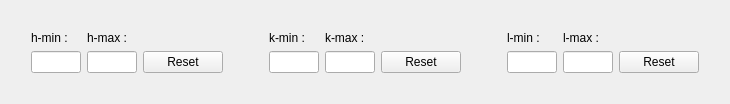
            <widget class="QWidget" name="tab_crop">
             <attribute name="title">
              <string>Crop</string>
             </attribute>
             <layout class="QGridLayout" name="gridLayout_8">
              <item row="2" column="10">
               <spacer name="verticalSpacer_27">
                <property name="orientation">
                 <enum>Qt::Vertical</enum>
                </property>
                <property name="sizeHint" stdset="0">
                 <size>
                  <width>20</width>
                  <height>40</height>
                 </size>
                </property>
               </spacer>
              </item>
              <item row="2" column="4">
               <spacer name="horizontalSpacer_23">
                <property name="orientation">
                 <enum>Qt::Horizontal</enum>
                </property>
                <property name="sizeHint" stdset="0">
                 <size>
                  <width>40</width>
                  <height>20</height>
                 </size>
                </property>
               </spacer>
              </item>
              <item row="2" column="7">
               <spacer name="horizontalSpacer_24">
                <property name="orientation">
                 <enum>Qt::Horizontal</enum>
                </property>
                <property name="sizeHint" stdset="0">
                 <size>
                  <width>40</width>
                  <height>20</height>
                 </size>
                </property>
               </spacer>
              </item>
              <item row="2" column="0">
               <spacer name="verticalSpacer_26">
                <property name="orientation">
                 <enum>Qt::Vertical</enum>
                </property>
                <property name="sizeHint" stdset="0">
                 <size>
                  <width>20</width>
                  <height>40</height>
                 </size>
                </property>
               </spacer>
              </item>
              <item row="3" column="2">
               <spacer name="horizontalSpacer_36">
                <property name="orientation">
                 <enum>Qt::Horizontal</enum>
                </property>
                <property name="sizeHint" stdset="0">
                 <size>
                  <width>40</width>
                  <height>20</height>
                 </size>
                </property>
               </spacer>
              </item>
              <item row="0" column="2">
               <spacer name="horizontalSpacer_47">
                <property name="orientation">
                 <enum>Qt::Horizontal</enum>
                </property>
                <property name="sizeHint" stdset="0">
                 <size>
                  <width>40</width>
                  <height>20</height>
                 </size>
                </property>
               </spacer>
              </item>
              <item row="2" column="2">
               <layout class="QGridLayout" name="gridLayout_30">
                <item row="0" column="0">
                 <widget class="QLabel" name="label_range_h">
                  <property name="maximumSize">
                   <size>
                    <width>16777215</width>
                    <height>27</height>
                   </size>
                  </property>
                  <property name="text">
                   <string>h-min :</string>
                  </property>
                 </widget>
                </item>
                <item row="1" column="1">
                 <widget class="QLineEdit" name="lineEdit_max_h">
                  <property name="maximumSize">
                   <size>
                    <width>50</width>
                    <height>16777215</height>
                   </size>
                  </property>
                 </widget>
                </item>
                <item row="1" column="0">
                 <widget class="QLineEdit" name="lineEdit_min_h">
                  <property name="maximumSize">
                   <size>
                    <width>50</width>
                    <height>16777215</height>
                   </size>
                  </property>
                 </widget>
                </item>
                <item row="0" column="1">
                 <widget class="QLabel" name="label_sep_h">
                  <property name="maximumSize">
                   <size>
                    <width>16777215</width>
                    <height>27</height>
                   </size>
                  </property>
                  <property name="text">
                   <string>h-max :</string>
                  </property>
                 </widget>
                </item>
                <item row="1" column="2">
                 <widget class="QPushButton" name="pushButton_reset_h">
                  <property name="text">
                   <string>Reset</string>
                  </property>
                 </widget>
                </item>
               </layout>
              </item>
              <item row="2" column="5">
               <layout class="QGridLayout" name="gridLayout_28">
                <item row="0" column="0">
                 <widget class="QLabel" name="label_range_k">
                  <property name="maximumSize">
                   <size>
                    <width>16777215</width>
                    <height>27</height>
                   </size>
                  </property>
                  <property name="text">
                   <string>k-min :</string>
                  </property>
                 </widget>
                </item>
                <item row="0" column="1">
                 <widget class="QLabel" name="label_sep_k">
                  <property name="maximumSize">
                   <size>
                    <width>16777215</width>
                    <height>27</height>
                   </size>
                  </property>
                  <property name="text">
                   <string>k-max :</string>
                  </property>
                 </widget>
                </item>
                <item row="1" column="0">
                 <widget class="QLineEdit" name="lineEdit_min_k">
                  <property name="maximumSize">
                   <size>
                    <width>50</width>
                    <height>16777215</height>
                   </size>
                  </property>
                 </widget>
                </item>
                <item row="1" column="1">
                 <widget class="QLineEdit" name="lineEdit_max_k">
                  <property name="maximumSize">
                   <size>
                    <width>50</width>
                    <height>16777215</height>
                   </size>
                  </property>
                 </widget>
                </item>
                <item row="1" column="2">
                 <widget class="QPushButton" name="pushButton_reset_k">
                  <property name="text">
                   <string>Reset</string>
                  </property>
                 </widget>
                </item>
               </layout>
              </item>
              <item row="2" column="8">
               <layout class="QGridLayout" name="gridLayout_29">
                <item row="0" column="0">
                 <widget class="QLabel" name="label_rangel_l">
                  <property name="maximumSize">
                   <size>
                    <width>16777215</width>
                    <height>27</height>
                   </size>
                  </property>
                  <property name="text">
                   <string>l-min :</string>
                  </property>
                 </widget>
                </item>
                <item row="0" column="1">
                 <widget class="QLabel" name="label_sep_l">
                  <property name="maximumSize">
                   <size>
                    <width>16777215</width>
                    <height>27</height>
                   </size>
                  </property>
                  <property name="text">
                   <string>l-max : </string>
                  </property>
                 </widget>
                </item>
                <item row="1" column="0">
                 <widget class="QLineEdit" name="lineEdit_min_l">
                  <property name="maximumSize">
                   <size>
                    <width>50</width>
                    <height>16777215</height>
                   </size>
                  </property>
                 </widget>
                </item>
                <item row="1" column="1">
                 <widget class="QLineEdit" name="lineEdit_max_l">
                  <property name="maximumSize">
                   <size>
                    <width>50</width>
                    <height>16777215</height>
                   </size>
                  </property>
                 </widget>
                </item>
                <item row="1" column="2">
                 <widget class="QPushButton" name="pushButton_reset_l">
                  <property name="text">
                   <string>Reset</string>
                  </property>
                 </widget>
                </item>
               </layout>
              </item>
             </layout>
            </widget>
